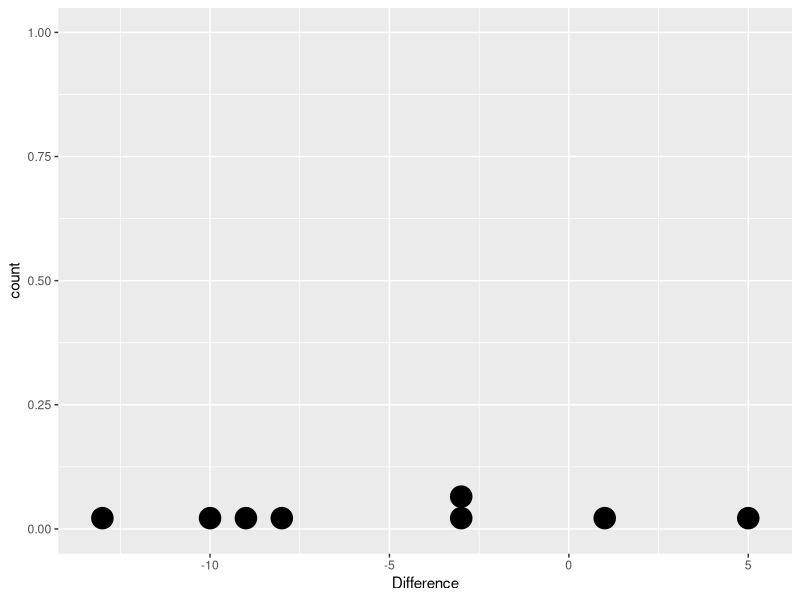

Reproduce this figure in R. (Note: this script raises an error after producing the figure.)
## ---- chunk 1
library(readr)
library(dplyr)
library(ggplot2)
## ---- chunk 2
knitr::opts_knit$set(root.dir = "../data_csv")
## ---- chunk 3
sheep <- read_csv("GENTIANS_GRAZING.CSV")  
## ---- chunk 4
glimpse(sheep)
## ---- chunk 5
sheep_diffs <- 
  sheep %>%
  group_by(Plot) %>%
  summarise(Difference = diff(Number))
sheep_diffs 
## ---- chunk 6
ggplot(sheep_diffs, aes(x=Difference)) +
  geom_dotplot()
## ---- chunk 7
t.test(Number ~ Treatment, data = sheep, paired = TRUE)
